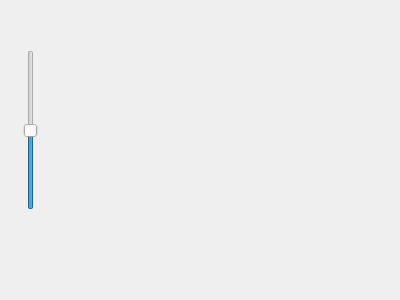
<?xml version="1.0" encoding="UTF-8"?>
<ui version="4.0">
 <class>Television</class>
 <widget class="QDialog" name="Television">
  <property name="geometry">
   <rect>
    <x>0</x>
    <y>0</y>
    <width>400</width>
    <height>300</height>
   </rect>
  </property>
  <property name="windowTitle">
   <string>Dialog</string>
  </property>
  <widget class="QSlider" name="Volume">
   <property name="geometry">
    <rect>
     <x>20</x>
     <y>50</y>
     <width>22</width>
     <height>160</height>
    </rect>
   </property>
   <property name="maximum">
    <number>2</number>
   </property>
   <property name="sliderPosition">
    <number>1</number>
   </property>
   <property name="orientation">
    <enum>Qt::Vertical</enum>
   </property>
  </widget>
 </widget>
 <resources/>
 <connections/>
</ui>
